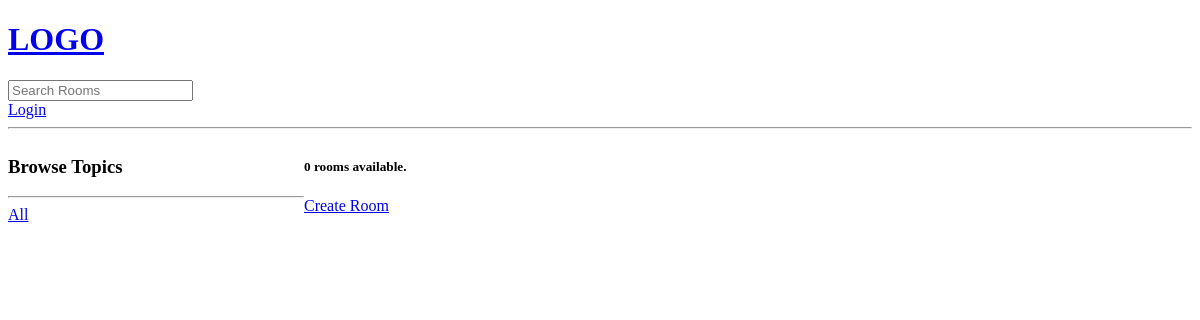
The app's page /, older data.
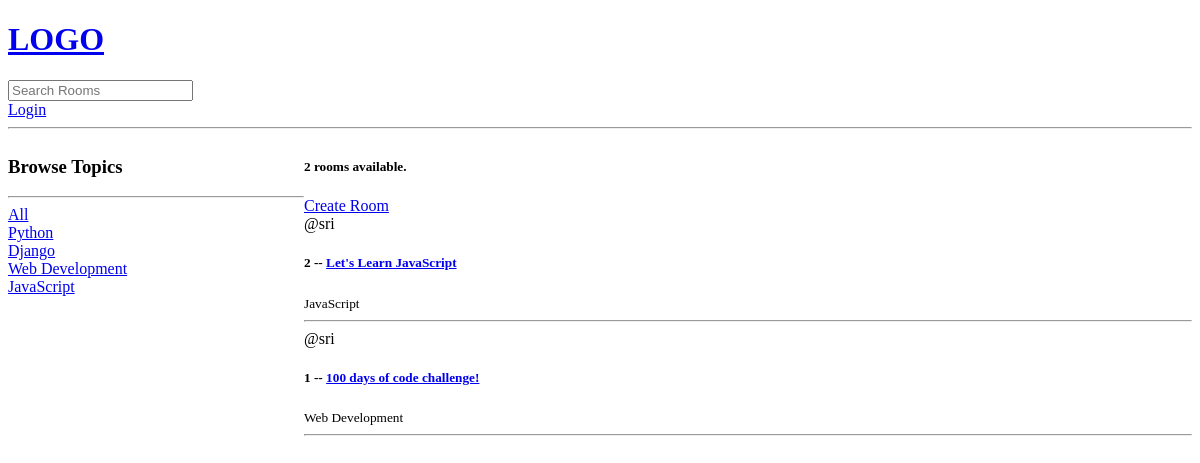
The same page, newer data.
### base/models.py (models this page shows, shortened)
class Topic(models.Model):
    name = models.CharField(max_length=200)

class Room(models.Model):
    host = models.ForeignKey(User, on_delete=models.SET_NULL, null=True)
    topic = models.ForeignKey(Topic, on_delete=models.SET_NULL, null=True)
    name = models.CharField(max_length=200)
    description = models.TextField(null=True, blank=True)
    participants = models.ManyToManyField(User, related_name='participants', blank=True)
    updated = models.DateTimeField(auto_now=True)
    created = models.DateTimeField(auto_now_add=True)
    class Meta:
        ordering = ['-updated', '-created']

### base/views.py (the view)
# urls.py: path('', views.home, name="home"),
def home(request):
    q = request.GET.get('q') if request.GET.get('q') != None else ''
    rooms = Room.objects.filter(
        Q(topic__name__icontains=q) |
        Q(name__icontains=q) |
        Q(description__icontains=q)
        )
    topics = Topic.objects.all()
    room_count = rooms.count()
    context = {'rooms' : rooms, 'topics' : topics, 'room_count' : room_count}
    return render(request, 'base/home.html', context)

### base/templates/base/home.html (shortened to what this page needs)
{% extends 'main.html' %}
{% block content %}
<div class="home-container">
    <div>
        <h3>Browse Topics</h3>
        <hr>
        <div>
            <a href="{% url 'home' %}">All</a>
        </div>
        {% for topic in topics %}
            <div>
                <a href="{% url 'home' %}?q={{topic.name}}">{{topic.name}}</a>
            </div>
        {% endfor %}
    </div>
    <div>
        <h5>{{room_count}} rooms available.</h5>
        <a href="{% url 'create-room' %}">Create Room</a>
        <div>
            {% for room in rooms %}
                <div>
                    <span>@{{room.host.username}}</span>
                    <h5>{{room.id}} -- <a href="{% url 'room' room.id %}">{{room.name}}</a></h5>
                    <small>{{room.topic.name}}</small>
                    <hr>
                </div>
            {% endfor %}
        </div>
    </div>
</div>
{% endblock content %}

### templates/main.html (shortened to what this page needs)
<!DOCTYPE html>
<html lang="en">
<head>
</head>
<body>
    {% include 'navbar.html' %}
    {% block content %}
    {% endblock %}
</body>
</html>

### templates/navbar.html
<a href="/">
    <h1>LOGO</h1>
</a>
<form method="GET" action="{% url 'home' %}">
    <input type="text" name="q" placeholder="Search Rooms"/>
</form>
{% if request.user.is_authenticated %}
<p>Hello {{request.user}}</p>
<a href="{% url 'logout' %}">Logout</a>
{% else %}
<a href="{% url 'login' %}">Login</a>
{% endif %}
<hr>

### base/templates/base/home.html (style rules this page uses)
.home-container { display: grid; grid-template-columns: 1fr 3fr; }

Row changes from the older to the newer data that the page shows:
added Topic: name "Python"
added Topic: name "Django"
added Topic: name "Web Development"
added Topic: name "JavaScript"
added Room: host.username "sri", id "2", name "Let's Learn JavaScript", topic.name "JavaScript"
added Room: host.username "sri", id "1", name "100 days of code challenge!", topic.name "Web Development"
Text that changed along with them:
{{ room_count }}: "0" → "2"
